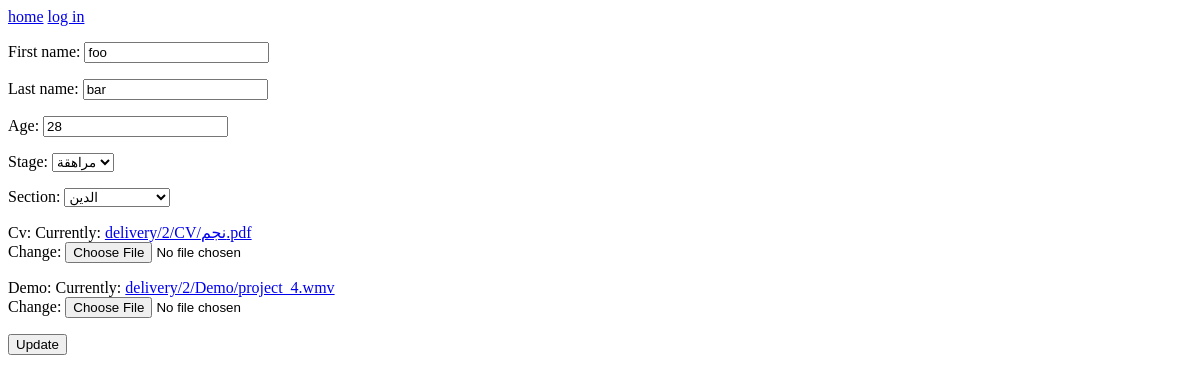
Page /teacher/2/detsil/entry on the earlier database version.
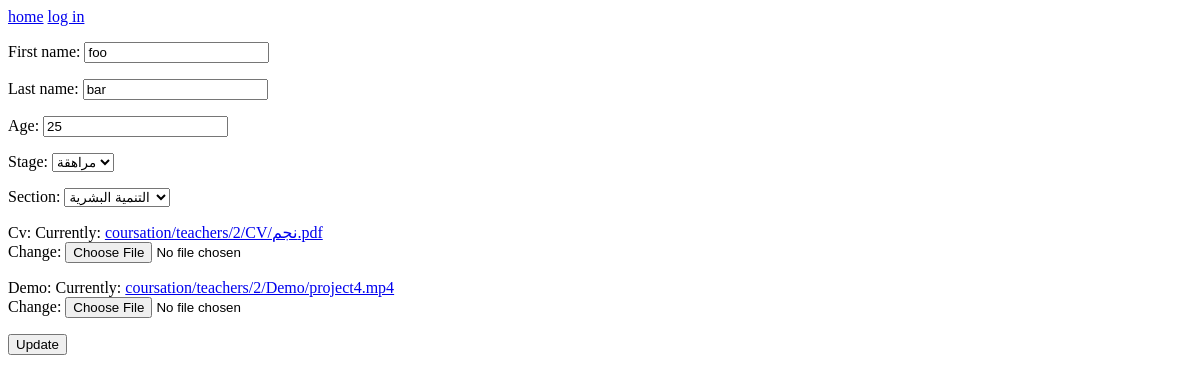
Same page on the later database version.
### coursation/models.py (models this page shows)
class Techer(User):
    activation = models.BooleanField(default=False )
    phone = models.CharField(max_length=11)
    age = models.PositiveSmallIntegerField(null=True)
    acceptaiton = models.BooleanField(default=False)
    stage = models.ForeignKey(to='Stage', on_delete=models.PROTECT, null=True)
    section = models.ForeignKey(to='Section', on_delete=models.PROTECT, null=True)
    exams = models.CharField(max_length=20, null=True)
    cv = models.FileField(upload_to=cv_upload_path, null=True)
    demo = models.FileField(upload_to=demo_upload_path, null=True)
    groub = models.CharField(max_length=20, null=True)
    period = models.DateField(null=True)
    reting = models.CharField(max_length=5, null=True)
    lessons = models.CharField(max_length=20, null=True)

### coursation/views.py (the view, shortened to what this page needs)
# urls.py: path('teacher/<int:pk>/detsil/entry', views.Teacher_detail_entry.as_view(), name='teacher_detail_entry'),
class Teacher_detail_entry(generic.UpdateView):
    model = Techer
    form_class = Teacher_detail_form
    template_name = 'teacher_detsil_entry.html'
    success_url = reverse_lazy('index')

### coursation/forms.py
class Teacher_detail_form(forms.ModelForm):
    class Meta:
        model = Techer
        fields = ['first_name', 'last_name', 'age', 'stage', 'section', 'cv', 'demo']
        widgets = {
            'first_name': forms.TextInput(attrs={'required':True}),
            'last_name': forms.TextInput(attrs={'required':True}),
        }

### coursation/models.py (called while the page is built)
    def __str__(self) -> str:
        return self.name

    def __str__(self) -> str:
        return self.name

### coursation/templates/teacher_detsil_entry.html (shortened to what this page needs)
{% extends 'layout.html' %}
{% block body %}
<form enctype="multipart/form-data" method="post">
    {{ form.as_p }}
    <input type="submit" value="Update">
</form>
{% endblock %}

### coursation/templates/layout.html (shortened to what this page needs)
<!DOCTYPE html>
<html lang="en">
<head>
</head>
<body>
    <nav>
        <a href="{% url 'index' %}">home</a>
        {% if user.is_authenticated %}
            <a href="{% url 'logout' %}">log out</a>
        {% else %}
            <a href="{% url 'login' %}">log in</a>
        {% endif %}
    </nav>
    {% block body %}
    {% endblock %}
</body>
</html>

Differences in the rows shown:
changed Techer "مراهقة": age "28" → "25"; section "الدين" → "التنمية البشرية"
Other differences:
text no longer shown: "First name: Last name: Age: Stage: Section: Cv: Currently: delivery/2/CV/نجم.pdf Change: Demo: Currently: delivery/2/Demo/project_4.wmv Change:"
text now shown: "First name: Last name: Age: Stage: Section: Cv: Currently: coursation/teachers/2/CV/نجم.pdf Change: Demo: Currently: coursation/teachers/2/Demo/project4.mp4 Change:"
